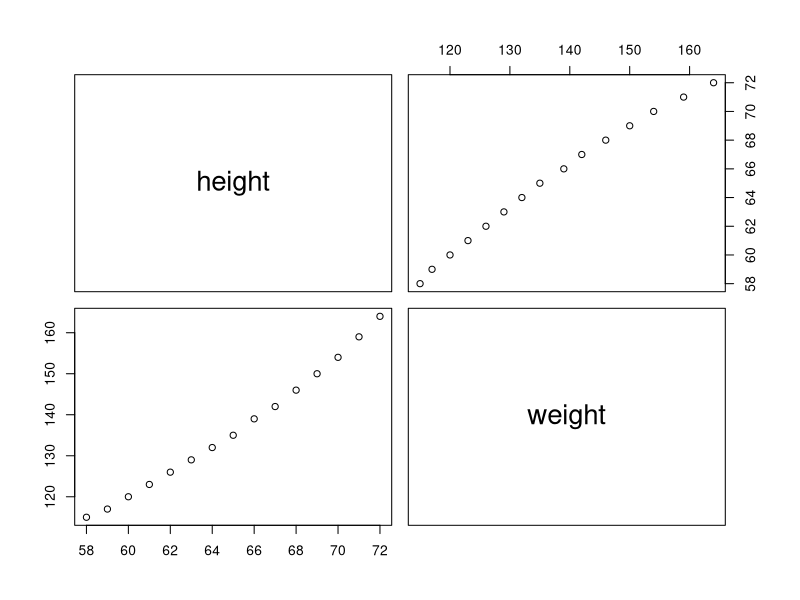
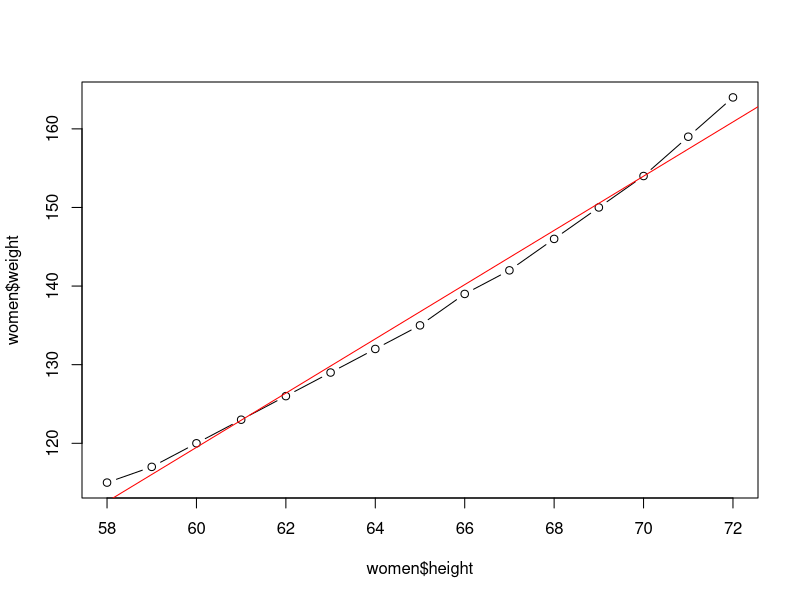

These charts were generated, in order, by the following R code: (Note: this script raises an error after producing the figures.)
#simple Linear Regression - women
#save slr-women.R

women
head(women)
cor(women)
names(women)
cov(women$height, women$weight)
cor(women$height, women$weight)
pairs(women)

fit1 = lm(weight ~ height,data=women)
summary(fit1)

plot(x=women$height, y=women$weight, type='b')
abline(lm(weight ~ height, data=women), col='red')
names(women)  #x- IV, y -DV
fit1 = lm(weight ~ height, data=women)  # creating a model
summary(fit1)  #summary of the Model

#Ho: (F Test) : No relationship between Y and any X
#Ha:  There is relationship between Y and at least one X
# p < 0.05 Reject Ho in favour of Ha

attributes(fit1)  #output of model

#coefficients
coef(fit1)
#p values for b0 & b1 are significant as it is < 0.05
#pvalue1 = 1.71e-09 < 0.05
#pvalue2 = 1.09e-14 < 0.05

coef(fit1)
#Y = -87 + 3.4 * X  # no extrapolations
(Y = -87 + 3.4 * 20)  # weight cannot be negative
range(women$height)
(Y = -87 + 3.4 * 58)
(Y = -87 + 3.4 * 61.5)
(Y = -87 + 3.4 * 72)
range(women$height)
women


#R^2
(summary(fit1))$r.squared  #0.991
(summary(fit1))$adj.r.squared  #0.9903
#99% of variation in weight is explained by Height
#Good Linear Model for Prediction


#FStats : p value
(summary(fit1))$fstatistic 
#pvalue : 1.09e-14  < 0.05 : Model exists
#There is at least 1 IV which explains variation in Y (DV)


#Prediction : for height = 65, 66

(new1 = data.frame(height=c(65,66,66.5)))
new1
(p1=predict(fit1, newdata = new1))
cbind(new1, p1)
#136.7333 140.1833

(new2 = data.frame(height=c(60,69)))
(p2=predict(fit1, newdata = new2))
cbind(new2, p2)

?predict
predict(fit1, newdata = new1, interval='confidence')
predict(fit1, newdata = new1, interval='prediction')

women
women$weight
fitted(fit1) # predicted values of all original Xs
predict(fit1, newdata = data.frame(women$height)) # same as above for single X

new3 = data.frame(women$height)  # DF using height of original data
cbind(women, fitted(fit1), residuals(fit1))  # compare women, predicted, errors
residuals(fit1)  # diff between actual and predicted values of weight
summary(fit1)
summary(residuals(fit1))

plot(fit1)
cor(fitted(fit1), women$weight)
summary(fit1)


